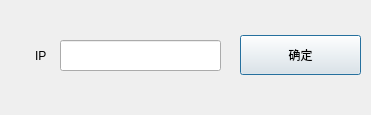
<?xml version="1.0" encoding="UTF-8"?>
<ui version="4.0">
 <class>Setting</class>
 <widget class="QDialog" name="Setting">
  <property name="geometry">
   <rect>
    <x>0</x>
    <y>0</y>
    <width>371</width>
    <height>115</height>
   </rect>
  </property>
  <property name="minimumSize">
   <size>
    <width>371</width>
    <height>115</height>
   </size>
  </property>
  <property name="maximumSize">
   <size>
    <width>371</width>
    <height>115</height>
   </size>
  </property>
  <property name="windowTitle">
   <string>设置</string>
  </property>
  <widget class="QLabel" name="label">
   <property name="geometry">
    <rect>
     <x>35</x>
     <y>35</y>
     <width>21</width>
     <height>41</height>
    </rect>
   </property>
   <property name="text">
    <string>IP</string>
   </property>
  </widget>
  <widget class="QPushButton" name="pushButton">
   <property name="geometry">
    <rect>
     <x>240</x>
     <y>35</y>
     <width>121</width>
     <height>40</height>
    </rect>
   </property>
   <property name="text">
    <string>确定</string>
   </property>
  </widget>
  <widget class="QLineEdit" name="lineEdit">
   <property name="geometry">
    <rect>
     <x>60</x>
     <y>40</y>
     <width>161</width>
     <height>31</height>
    </rect>
   </property>
  </widget>
 </widget>
 <resources/>
 <connections/>
</ui>
